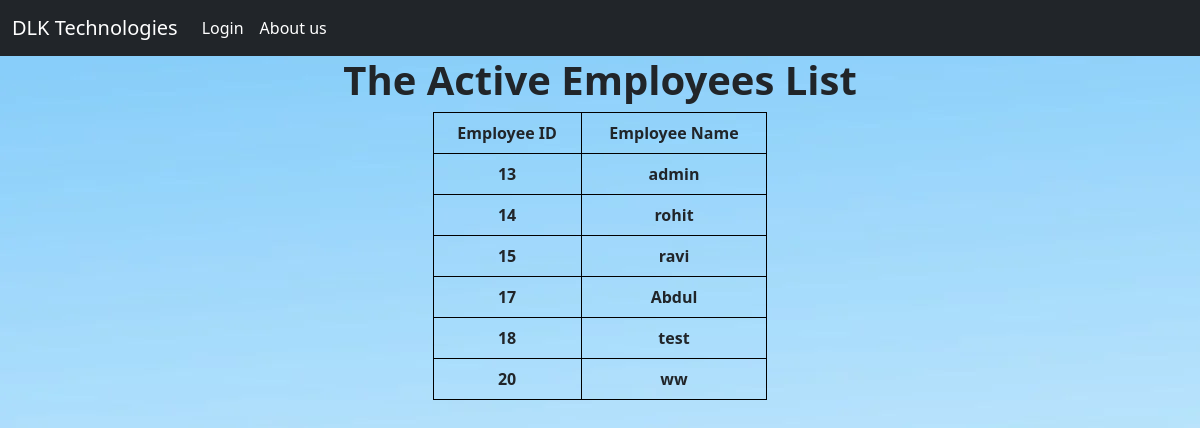
The page /employe/ on the database as committed earlier.
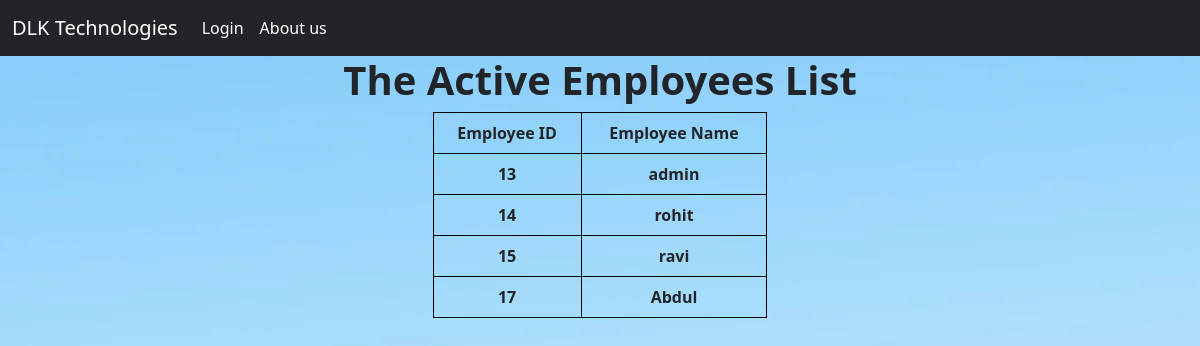
The same page on the database as committed later.
### employe/models.py (models this page shows, shortened)
class UserProfile(models.Model):
    user = models.OneToOneField(User,on_delete=models.CASCADE)
    email = models.EmailField()
    dob = models.DateField(blank=True,null=True)
    phone_number = PhoneField(blank=True, help_text='Contact phone number')
    employe_role = models.CharField(choices=EMPLOYE_ROLE,max_length=120)
    qrcode  = models.ImageField(blank=True)
    logout_time = models.DateTimeField(blank=True,null=True)
    def __str__(self):
        return self.user.username

### employe/views.py (the view)
# urls.py: path('employe/',EmployeList.as_view(),name='list'),
class EmployeList(ListView):
    context_object_name = 'employe_list'
    model = UserProfile
    template_name = 'list.html'
    def get_context_data(self, **kwargs):
        context = super().get_context_data(**kwargs)
        context['employe_list'] = UserProfile.objects.all()
        return context

### template/list.html (shortened to what this page needs)
{% extends 'base.html' %}
{%load static%}
{% block body %}
<div class="container">
        <h1 style="text-align: center;"><b>The Active Employees List</b></h1>
        <div class="d-flex justify-content-center">
                <table class="table" style="width: 30%;">
                <tr>
                        <th scope="col" style="text-align: center;">Employee ID</th>
                        <th scope="col" style="text-align: center;">Employee Name</th>
                </tr>
                {% for i in employe_list%}
                <tr>
                        <td style="text-align: center;"> <a class="nav-link" href="{% url 'employe:details' i.id  %}"> <b>{{i.id}}</b></a> </td>
                        <td style="text-align: center;"> <a class="nav-link" href="{% url 'employe:details' i.id  %}"> <b>{{i}}</b></a> </td>
                </tr>
                {% endfor %}
                </table>
</div>
</div>
{% endblock %}

Rows that differ between the two databases and show on the page:
removed UserProfile: id "18", user.username "test"
removed UserProfile: id "20", user.username "ww"
